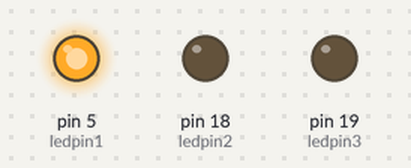
Bench run of a sketch on a simulated Arduino Uno, built with avr-gcc and run on an emulated ATmega328P. Shown: output pins drawn as LEDs (lit = HIGH).

Above: at 0.5 s.
At 2.5 s:
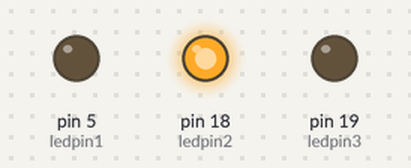
At 4.5 s:
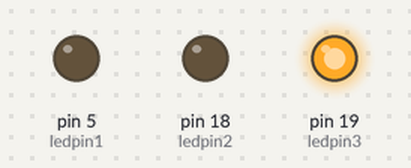
At 5.5 s:
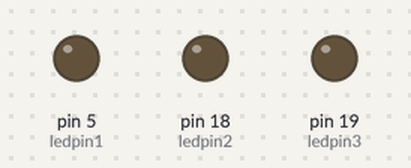
Timing chart, 0 to 7.8 s (numbered marks = the images above):
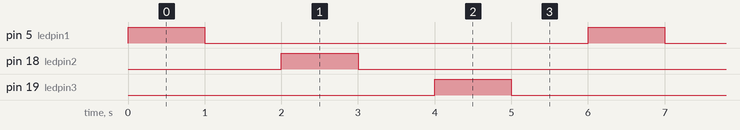

Measured:
- by itself, pin 5 (ledpin1), pin 18 (ledpin2), pin 19 (ledpin3): alternates HIGH for 1.0 s and LOW for 5.0 s
- by itself, everything shown: repeats every 6.0 s, in 6 steps

The sketch:

Daffa_latihan_esp_led_blinking2.ino
```cpp
/*
  Nama    : Daffa Faturrahman
  Kelas   : A
  Project : 2 Led Blinking(2)
  Date    : 28 Juli 2020
 */


 #define ledpin1 5
 #define ledpin2 18
 #define ledpin3 19
 void setup() {
 pinMode(ledpin1,OUTPUT);
 pinMode(ledpin2,OUTPUT);
 pinMode(ledpin3,OUTPUT);

}

void loop() {
 digitalWrite(ledpin1,1);
 delay(1000);
 digitalWrite(ledpin1,0);
 delay(1000);
 digitalWrite(ledpin2,1);
 delay(1000);
 digitalWrite(ledpin2,0);
 delay(1000);
 digitalWrite(ledpin3,1);
 delay(1000);
 digitalWrite(ledpin3,0);
 delay(1000);

}
```
